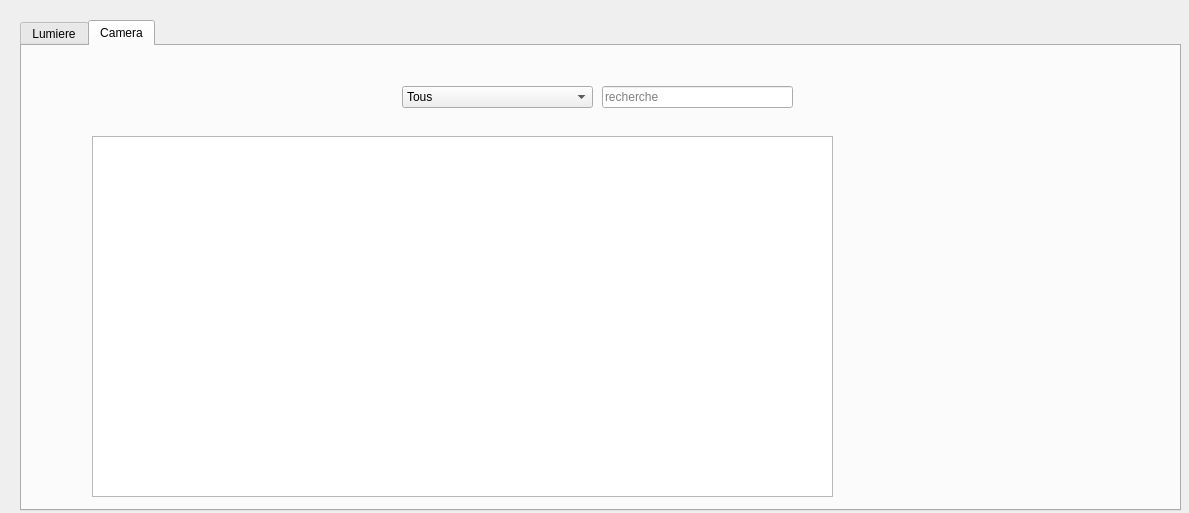
<?xml version="1.0" encoding="UTF-8"?>
<ui version="4.0">
 <class>lumCam</class>
 <widget class="QDialog" name="lumCam">
  <property name="geometry">
   <rect>
    <x>0</x>
    <y>0</y>
    <width>1189</width>
    <height>513</height>
   </rect>
  </property>
  <property name="windowTitle">
   <string>Lumiere et Camera</string>
  </property>
  <widget class="QTabWidget" name="tabWidget">
   <property name="geometry">
    <rect>
     <x>20</x>
     <y>20</y>
     <width>1161</width>
     <height>491</height>
    </rect>
   </property>
   <property name="currentIndex">
    <number>1</number>
   </property>
   <widget class="QWidget" name="tab">
    <attribute name="title">
     <string>Lumiere</string>
    </attribute>
    <widget class="QPushButton" name="ButtonExcel">
     <property name="geometry">
      <rect>
       <x>420</x>
       <y>380</y>
       <width>71</width>
       <height>31</height>
      </rect>
     </property>
     <property name="text">
      <string>Excel</string>
     </property>
    </widget>
    <widget class="QGroupBox" name="groupBox_4">
     <property name="geometry">
      <rect>
       <x>10</x>
       <y>10</y>
       <width>351</width>
       <height>351</height>
      </rect>
     </property>
     <property name="title">
      <string/>
     </property>
     <widget class="QLabel" name="label_19">
      <property name="geometry">
       <rect>
        <x>30</x>
        <y>30</y>
        <width>111</width>
        <height>51</height>
       </rect>
      </property>
      <property name="text">
       <string>idlum</string>
      </property>
     </widget>
     <widget class="QLabel" name="label_20">
      <property name="geometry">
       <rect>
        <x>30</x>
        <y>100</y>
        <width>171</width>
        <height>20</height>
       </rect>
      </property>
      <property name="text">
       <string>Etat de la lumiere :</string>
      </property>
     </widget>
     <widget class="QLineEdit" name="laDuree">
      <property name="geometry">
       <rect>
        <x>160</x>
        <y>160</y>
        <width>121</width>
        <height>21</height>
       </rect>
      </property>
     </widget>
     <widget class="QLabel" name="label_27">
      <property name="geometry">
       <rect>
        <x>30</x>
        <y>160</y>
        <width>131</width>
        <height>16</height>
       </rect>
      </property>
      <property name="text">
       <string>type de la lumiere</string>
      </property>
     </widget>
     <widget class="QLabel" name="label_28">
      <property name="geometry">
       <rect>
        <x>30</x>
        <y>300</y>
        <width>55</width>
        <height>21</height>
       </rect>
      </property>
      <property name="text">
       <string/>
      </property>
     </widget>
     <widget class="QLabel" name="label_30">
      <property name="geometry">
       <rect>
        <x>30</x>
        <y>220</y>
        <width>101</width>
        <height>20</height>
       </rect>
      </property>
      <property name="text">
       <string>duree</string>
      </property>
     </widget>
     <widget class="QLineEdit" name="lapiece">
      <property name="geometry">
       <rect>
        <x>160</x>
        <y>220</y>
        <width>121</width>
        <height>22</height>
       </rect>
      </property>
     </widget>
     <widget class="QSpinBox" name="idlum">
      <property name="geometry">
       <rect>
        <x>160</x>
        <y>50</y>
        <width>121</width>
        <height>21</height>
       </rect>
      </property>
      <property name="minimum">
       <number>0</number>
      </property>
      <property name="maximum">
       <number>9999</number>
      </property>
      <property name="value">
       <number>0</number>
      </property>
     </widget>
     <widget class="QComboBox" name="cbEtatlumiere">
      <property name="geometry">
       <rect>
        <x>160</x>
        <y>100</y>
        <width>121</width>
        <height>22</height>
       </rect>
      </property>
      <item>
       <property name="text">
        <string>Ouverte</string>
       </property>
      </item>
      <item>
       <property name="text">
        <string>Fermee</string>
       </property>
      </item>
     </widget>
    </widget>
    <widget class="QLineEdit" name="leRecherche">
     <property name="geometry">
      <rect>
       <x>1030</x>
       <y>20</y>
       <width>111</width>
       <height>22</height>
      </rect>
     </property>
     <property name="placeholderText">
      <string>recherche</string>
     </property>
    </widget>
    <widget class="QPushButton" name="buttonAjouterlumiere">
     <property name="geometry">
      <rect>
       <x>10</x>
       <y>370</y>
       <width>81</width>
       <height>31</height>
      </rect>
     </property>
     <property name="text">
      <string>Ajouter</string>
     </property>
    </widget>
    <widget class="QPushButton" name="buttonSupprimerlumiere">
     <property name="geometry">
      <rect>
       <x>200</x>
       <y>370</y>
       <width>71</width>
       <height>31</height>
      </rect>
     </property>
     <property name="text">
      <string>Supprimer</string>
     </property>
    </widget>
    <widget class="QTableView" name="tabLumiere">
     <property name="geometry">
      <rect>
       <x>370</x>
       <y>50</y>
       <width>771</width>
       <height>311</height>
      </rect>
     </property>
     <property name="selectionBehavior">
      <enum>QAbstractItemView::SelectRows</enum>
     </property>
     <property name="sortingEnabled">
      <bool>true</bool>
     </property>
    </widget>
    <widget class="QPushButton" name="buttonModifererlumiere">
     <property name="geometry">
      <rect>
       <x>110</x>
       <y>370</y>
       <width>75</width>
       <height>31</height>
      </rect>
     </property>
     <property name="text">
      <string>Modifer</string>
     </property>
    </widget>
    <widget class="QComboBox" name="cbTri">
     <property name="geometry">
      <rect>
       <x>920</x>
       <y>20</y>
       <width>111</width>
       <height>22</height>
      </rect>
     </property>
     <item>
      <property name="text">
       <string>Tous</string>
      </property>
     </item>
     <item>
      <property name="text">
       <string>Numéro</string>
      </property>
     </item>
     <item>
      <property name="text">
       <string>Etat</string>
      </property>
     </item>
     <item>
      <property name="text">
       <string>Dimensions</string>
      </property>
     </item>
     <item>
      <property name="text">
       <string>Matiére</string>
      </property>
     </item>
     <item>
      <property name="text">
       <string>Déscription</string>
      </property>
     </item>
    </widget>
    <widget class="QPushButton" name="buttonSupprimerlumiere_2">
     <property name="geometry">
      <rect>
       <x>280</x>
       <y>370</y>
       <width>71</width>
       <height>31</height>
      </rect>
     </property>
     <property name="text">
      <string>excel</string>
     </property>
    </widget>
   </widget>
   <widget class="QWidget" name="tab_2">
    <attribute name="title">
     <string>Camera</string>
    </attribute>
    <widget class="QStackedWidget" name="stackedWidget_2">
     <property name="geometry">
      <rect>
       <x>20</x>
       <y>0</y>
       <width>1161</width>
       <height>481</height>
      </rect>
     </property>
     <property name="currentIndex">
      <number>0</number>
     </property>
     <widget class="QWidget" name="afficherCarteFid">
      <widget class="QTableView" name="tabCarteFid">
       <property name="geometry">
        <rect>
         <x>50</x>
         <y>90</y>
         <width>741</width>
         <height>361</height>
        </rect>
       </property>
       <property name="selectionBehavior">
        <enum>QAbstractItemView::SelectRows</enum>
       </property>
       <property name="sortingEnabled">
        <bool>true</bool>
       </property>
      </widget>
      <widget class="QLineEdit" name="le_recherche_carteFid">
       <property name="geometry">
        <rect>
         <x>560</x>
         <y>40</y>
         <width>191</width>
         <height>22</height>
        </rect>
       </property>
       <property name="placeholderText">
        <string>recherche</string>
       </property>
      </widget>
      <widget class="QComboBox" name="cb_colone_carteFid">
       <property name="geometry">
        <rect>
         <x>360</x>
         <y>40</y>
         <width>191</width>
         <height>22</height>
        </rect>
       </property>
       <item>
        <property name="text">
         <string>Tous</string>
        </property>
       </item>
       <item>
        <property name="text">
         <string>NUM_CARTE</string>
        </property>
       </item>
       <item>
        <property name="text">
         <string>DATE_DE_CREATION</string>
        </property>
       </item>
       <item>
        <property name="text">
         <string>POINTS</string>
        </property>
       </item>
       <item>
        <property name="text">
         <string>TOTAL_ACHATS</string>
        </property>
       </item>
       <item>
        <property name="text">
         <string>STATUT</string>
        </property>
       </item>
       <item>
        <property name="text">
         <string>REMISE</string>
        </property>
       </item>
       <item>
        <property name="text">
         <string>MATRICULE_FISCALE</string>
        </property>
       </item>
      </widget>
      <widget class="QPushButton" name="button_ajouter_carteFid">
       <property name="geometry">
        <rect>
         <x>10</x>
         <y>470</y>
         <width>131</width>
         <height>31</height>
        </rect>
       </property>
       <property name="text">
        <string>Ajouter</string>
       </property>
      </widget>
      <widget class="QPushButton" name="button_supprimer_carteFid">
       <property name="geometry">
        <rect>
         <x>160</x>
         <y>470</y>
         <width>131</width>
         <height>31</height>
        </rect>
       </property>
       <property name="text">
        <string>Supprimer</string>
       </property>
      </widget>
      <widget class="QPushButton" name="pushButton_4">
       <property name="geometry">
        <rect>
         <x>620</x>
         <y>470</y>
         <width>131</width>
         <height>31</height>
        </rect>
       </property>
       <property name="text">
        <string>Retour</string>
       </property>
      </widget>
     </widget>
     <widget class="QWidget" name="ajoutClient_2">
      <widget class="QDialogButtonBox" name="validerAjout_cf">
       <property name="geometry">
        <rect>
         <x>570</x>
         <y>500</y>
         <width>193</width>
         <height>28</height>
        </rect>
       </property>
       <property name="standardButtons">
        <set>QDialogButtonBox::Cancel|QDialogButtonBox::Ok</set>
       </property>
      </widget>
      <widget class="QGroupBox" name="groupBox_3">
       <property name="geometry">
        <rect>
         <x>60</x>
         <y>30</y>
         <width>651</width>
         <height>431</height>
        </rect>
       </property>
       <property name="title">
        <string>Ajout de carte de fidélité :</string>
       </property>
       <widget class="QSpinBox" name="sb_numCarte">
        <property name="geometry">
         <rect>
          <x>130</x>
          <y>50</y>
          <width>141</width>
          <height>22</height>
         </rect>
        </property>
       </widget>
       <widget class="QSpinBox" name="sb_points">
        <property name="geometry">
         <rect>
          <x>130</x>
          <y>110</y>
          <width>141</width>
          <height>22</height>
         </rect>
        </property>
       </widget>
       <widget class="QLabel" name="label_9">
        <property name="geometry">
         <rect>
          <x>20</x>
          <y>50</y>
          <width>71</width>
          <height>16</height>
         </rect>
        </property>
        <property name="text">
         <string>Num carte :</string>
        </property>
       </widget>
       <widget class="QLabel" name="label_21">
        <property name="geometry">
         <rect>
          <x>20</x>
          <y>110</y>
          <width>55</width>
          <height>16</height>
         </rect>
        </property>
        <property name="text">
         <string>Points :</string>
        </property>
       </widget>
       <widget class="QDateEdit" name="le_dateCreation">
        <property name="geometry">
         <rect>
          <x>450</x>
          <y>50</y>
          <width>151</width>
          <height>22</height>
         </rect>
        </property>
       </widget>
       <widget class="QLabel" name="label_22">
        <property name="geometry">
         <rect>
          <x>330</x>
          <y>50</y>
          <width>111</width>
          <height>16</height>
         </rect>
        </property>
        <property name="text">
         <string>Date_de_creation :</string>
        </property>
       </widget>
       <widget class="QLabel" name="label_23">
        <property name="geometry">
         <rect>
          <x>20</x>
          <y>170</y>
          <width>91</width>
          <height>16</height>
         </rect>
        </property>
        <property name="text">
         <string>Total d'achats :</string>
        </property>
       </widget>
       <widget class="QDoubleSpinBox" name="dsb_totalAchats">
        <property name="geometry">
         <rect>
          <x>130</x>
          <y>170</y>
          <width>141</width>
          <height>22</height>
         </rect>
        </property>
       </widget>
       <widget class="QLabel" name="label_24">
        <property name="geometry">
         <rect>
          <x>20</x>
          <y>230</y>
          <width>55</width>
          <height>16</height>
         </rect>
        </property>
        <property name="text">
         <string>Statut :</string>
        </property>
       </widget>
       <widget class="QLabel" name="label_25">
        <property name="geometry">
         <rect>
          <x>20</x>
          <y>290</y>
          <width>55</width>
          <height>16</height>
         </rect>
        </property>
        <property name="text">
         <string>Remise :</string>
        </property>
       </widget>
       <widget class="QLabel" name="label_26">
        <property name="geometry">
         <rect>
          <x>330</x>
          <y>120</y>
          <width>111</width>
          <height>16</height>
         </rect>
        </property>
        <property name="text">
         <string>Matricule fiscale :</string>
        </property>
       </widget>
       <widget class="QComboBox" name="cb_Status">
        <property name="geometry">
         <rect>
          <x>130</x>
          <y>230</y>
          <width>141</width>
          <height>22</height>
         </rect>
        </property>
        <item>
         <property name="text">
          <string>Platinum</string>
         </property>
        </item>
        <item>
         <property name="text">
          <string>Silver</string>
         </property>
        </item>
        <item>
         <property name="text">
          <string>Gold</string>
         </property>
        </item>
       </widget>
       <widget class="QComboBox" name="cb_matriculeFiscale">
        <property name="geometry">
         <rect>
          <x>450</x>
          <y>120</y>
          <width>151</width>
          <height>22</height>
         </rect>
        </property>
       </widget>
       <widget class="QSpinBox" name="sb_remise">
        <property name="geometry">
         <rect>
          <x>130</x>
          <y>290</y>
          <width>141</width>
          <height>22</height>
         </rect>
        </property>
       </widget>
      </widget>
     </widget>
     <widget class="QWidget" name="modifierClient_2">
      <widget class="QDialogButtonBox" name="validerModif_cf">
       <property name="geometry">
        <rect>
         <x>570</x>
         <y>500</y>
         <width>193</width>
         <height>28</height>
        </rect>
       </property>
       <property name="standardButtons">
        <set>QDialogButtonBox::Cancel|QDialogButtonBox::Ok</set>
       </property>
      </widget>
      <widget class="QComboBox" name="cbTriCamera">
       <property name="geometry">
        <rect>
         <x>470</x>
         <y>20</y>
         <width>111</width>
         <height>22</height>
        </rect>
       </property>
       <item>
        <property name="text">
         <string>Tous</string>
        </property>
       </item>
       <item>
        <property name="text">
         <string>Idcam</string>
        </property>
       </item>
       <item>
        <property name="text">
         <string>Etatcam</string>
        </property>
       </item>
       <item>
        <property name="text">
         <string>Emplacment</string>
        </property>
       </item>
       <item>
        <property name="text">
         <string/>
        </property>
       </item>
       <item>
        <property name="text">
         <string/>
        </property>
       </item>
      </widget>
      <widget class="QGroupBox" name="groupBox_7">
       <property name="geometry">
        <rect>
         <x>0</x>
         <y>20</y>
         <width>351</width>
         <height>351</height>
        </rect>
       </property>
       <property name="title">
        <string/>
       </property>
       <widget class="QLabel" name="label_43">
        <property name="geometry">
         <rect>
          <x>30</x>
          <y>30</y>
          <width>111</width>
          <height>51</height>
         </rect>
        </property>
        <property name="text">
         <string>Numéro de la fenetre :</string>
        </property>
       </widget>
       <widget class="QLabel" name="label_44">
        <property name="geometry">
         <rect>
          <x>30</x>
          <y>100</y>
          <width>171</width>
          <height>20</height>
         </rect>
        </property>
        <property name="text">
         <string>Etat de la fenetre :</string>
        </property>
       </widget>
       <widget class="QLineEdit" name="leDimensionsCamera">
        <property name="geometry">
         <rect>
          <x>160</x>
          <y>160</y>
          <width>121</width>
          <height>21</height>
         </rect>
        </property>
       </widget>
       <widget class="QLabel" name="label_45">
        <property name="geometry">
         <rect>
          <x>30</x>
          <y>160</y>
          <width>131</width>
          <height>16</height>
         </rect>
        </property>
        <property name="text">
         <string>Dimensions de la fenetre :</string>
        </property>
       </widget>
       <widget class="QLabel" name="label_46">
        <property name="geometry">
         <rect>
          <x>30</x>
          <y>300</y>
          <width>55</width>
          <height>21</height>
         </rect>
        </property>
        <property name="text">
         <string/>
        </property>
       </widget>
       <widget class="QSpinBox" name="spNumeroCamera">
        <property name="geometry">
         <rect>
          <x>160</x>
          <y>50</y>
          <width>121</width>
          <height>21</height>
         </rect>
        </property>
        <property name="minimum">
         <number>0</number>
        </property>
        <property name="maximum">
         <number>9999</number>
        </property>
        <property name="value">
         <number>0</number>
        </property>
       </widget>
       <widget class="QComboBox" name="cbEtatCamera">
        <property name="geometry">
         <rect>
          <x>160</x>
          <y>100</y>
          <width>121</width>
          <height>22</height>
         </rect>
        </property>
        <item>
         <property name="text">
          <string>Ouverte</string>
         </property>
        </item>
        <item>
         <property name="text">
          <string>Fermee</string>
         </property>
        </item>
       </widget>
      </widget>
      <widget class="QPushButton" name="buttonModifererCamera">
       <property name="geometry">
        <rect>
         <x>100</x>
         <y>380</y>
         <width>75</width>
         <height>31</height>
        </rect>
       </property>
       <property name="text">
        <string>Modifer</string>
       </property>
      </widget>
      <widget class="QPushButton" name="buttonSupprimerCamera">
       <property name="geometry">
        <rect>
         <x>190</x>
         <y>380</y>
         <width>71</width>
         <height>31</height>
        </rect>
       </property>
       <property name="text">
        <string>Supprimer</string>
       </property>
      </widget>
      <widget class="QLineEdit" name="leRechercheCamera">
       <property name="geometry">
        <rect>
         <x>590</x>
         <y>20</y>
         <width>111</width>
         <height>22</height>
        </rect>
       </property>
       <property name="placeholderText">
        <string>recherche</string>
       </property>
      </widget>
      <widget class="QPushButton" name="buttonAjouterCamera">
       <property name="geometry">
        <rect>
         <x>0</x>
         <y>380</y>
         <width>81</width>
         <height>31</height>
        </rect>
       </property>
       <property name="text">
        <string>Ajouter</string>
       </property>
      </widget>
      <widget class="QTableView" name="tabCamera">
       <property name="geometry">
        <rect>
         <x>370</x>
         <y>60</y>
         <width>471</width>
         <height>291</height>
        </rect>
       </property>
       <property name="selectionBehavior">
        <enum>QAbstractItemView::SelectRows</enum>
       </property>
       <property name="sortingEnabled">
        <bool>true</bool>
       </property>
      </widget>
      <widget class="QPushButton" name="buttonSupprimerCamera_2">
       <property name="geometry">
        <rect>
         <x>270</x>
         <y>380</y>
         <width>71</width>
         <height>31</height>
        </rect>
       </property>
       <property name="text">
        <string>Excel</string>
       </property>
      </widget>
     </widget>
    </widget>
   </widget>
  </widget>
 </widget>
 <resources/>
 <connections/>
</ui>
